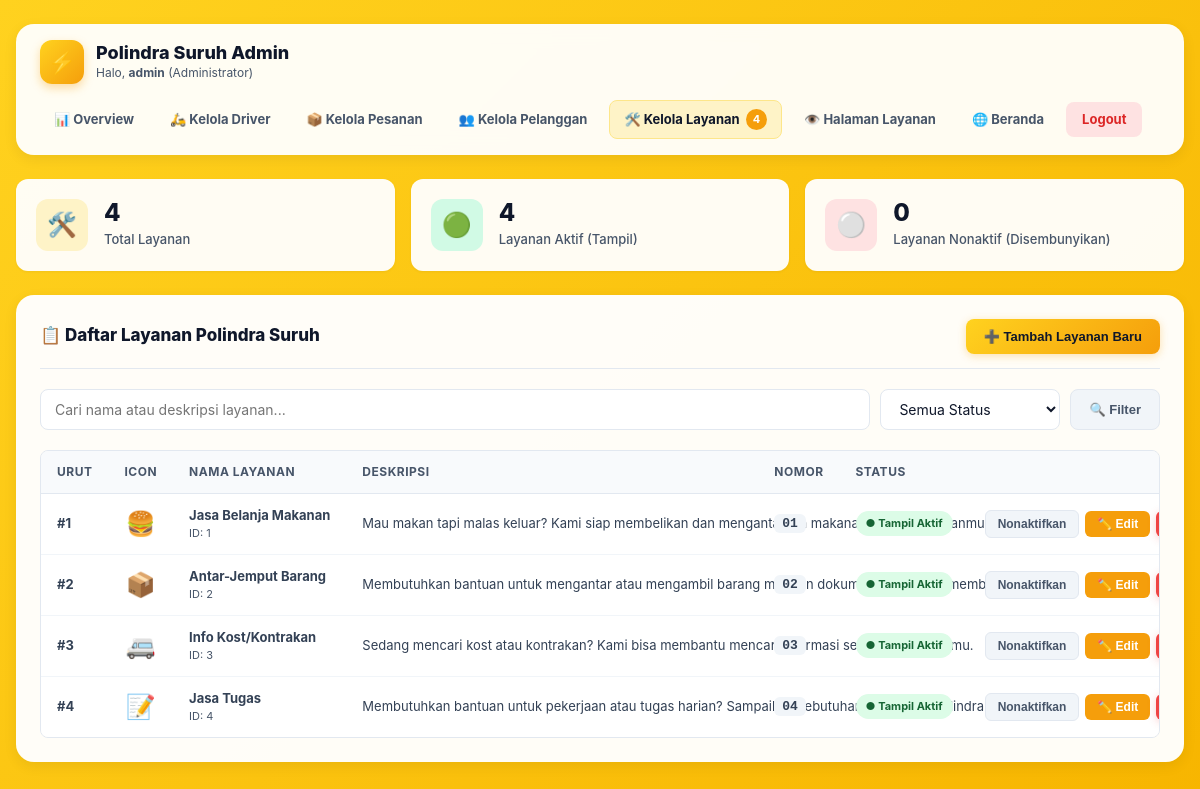
/admin/layanan.php (signed in), run on the app's committed database.
### tables this page shows
CREATE TABLE `layanan` (
  `id` int NOT NULL,
  `nama` varchar(150) NOT NULL,
  `deskripsi` text NOT NULL,
  `icon` varchar(50) DEFAULT '?',
  `nomor` varchar(10) DEFAULT '01',
  `urutan` int DEFAULT '0',
  `status_aktif` tinyint(1) DEFAULT '1',
  `created_at` timestamp NULL DEFAULT CURRENT_TIMESTAMP
);

### admin/layanan.php (the view, shortened to what this page needs)
<?php
require_once "../koneksi.php";
$search = trim($_GET["q"] ?? "");
$filterStatus = $_GET["status"] ?? "all";
$sql = "SELECT * FROM layanan WHERE 1=1";
$params = [];
$sql .= " ORDER BY urutan ASC, id ASC";
$stmt = $pdo->prepare($sql);
$stmt->execute($params);
$daftarLayanan = $stmt->fetchAll(PDO::FETCH_ASSOC);
$totalLayanan = (int) $pdo->query("SELECT COUNT(*) FROM layanan")->fetchColumn();
$layananAktif = (int) $pdo->query("SELECT COUNT(*) FROM layanan WHERE status_aktif = 1")->fetchColumn();
$layananNonaktif = (int) $pdo->query("SELECT COUNT(*) FROM layanan WHERE status_aktif = 0")->fetchColumn();
?>
<!DOCTYPE html>
<html lang="id">
<head>
    <link rel="stylesheet" href="../assets/css/dashboard.css">
</head>
<body>
<div class="dashboard-container">
    <?php include '../includes/admin_navbar.php'; ?>
    <div class="stats-grid">
        <div class="stat-card">
            <div class="stat-icon primary">🛠️</div>
            <div class="stat-info">
                <div class="stat-val"><?= $totalLayanan ?></div>
                <div class="stat-label">Total Layanan</div>
            </div>
        </div>
        <div class="stat-card">
            <div class="stat-icon success">🟢</div>
            <div class="stat-info">
                <div class="stat-val"><?= $layananAktif ?></div>
                <div class="stat-label">Layanan Aktif (Tampil)</div>
            </div>
        </div>
        <div class="stat-card">
            <div class="stat-icon danger">⚪</div>
            <div class="stat-info">
                <div class="stat-val"><?= $layananNonaktif ?></div>
                <div class="stat-label">Layanan Nonaktif (Disembunyikan)</div>
            </div>
        </div>
    </div>
    <div class="dash-card">
        <div class="dash-card-header">
            <h2 class="dash-card-title">📋 Daftar Layanan Polindra Suruh</h2>
            <div class="dash-card-actions">
                <button type="button" class="btn btn-primary" onclick="openModalTambah()">
                    ➕ Tambah Layanan Baru
                </button>
            </div>
        </div>
        <form method="GET" action="layanan.php" style="margin-bottom: 20px; display: flex; gap: 10px; flex-wrap: wrap;">
            <input
                type="text"
                name="q"
                class="form-control"
                placeholder="Cari nama atau deskripsi layanan..."
                value="<?= htmlspecialchars($search) ?>"
                style="flex: 1 1 240px;"
            >
            <select name="status" class="form-control" style="flex: 0 1 180px;">
                <option value="all" <?= $filterStatus === "all" ? "selected" : "" ?>>Semua Status</option>
            </select>
            <button type="submit" class="btn btn-secondary">🔍 Filter</button>
        </form>
        <?php if (empty($daftarLayanan)): ?>
            <p style="text-align: center; color: var(--dark-muted); padding: 30px;">Tidak ada data layanan yang ditemukan.</p>
        <?php else: ?>
            <div class="table-responsive">
                <table class="dash-table">
                    <thead>
                        <tr>
                            <th style="width: 60px;">Urut</th>
                            <th style="width: 60px;">Icon</th>
                            <th>Nama Layanan</th>
                            <th>Deskripsi</th>
                            <th style="width: 100px;">Nomor</th>
                            <th style="width: 120px;">Status</th>
                            <th style="width: 180px; text-align: right;">Aksi</th>
                        </tr>
                    </thead>
                    <tbody>
                        <?php foreach ($daftarLayanan as $layanan): ?>
                            <tr>
                                <td><strong>#<?= (int) $layanan["urutan"] ?></strong></td>
                                <td style="font-size: 24px; text-align: center;"><?= htmlspecialchars($layanan["icon"] ?: "📦") ?></td>
                                <td>
                                    <strong><?= htmlspecialchars($layanan["nama"]) ?></strong>
                                    <div style="font-size: 11px; color: var(--dark-muted);">ID: <?= (int) $layanan["id"] ?></div>
                                </td>
                                <td>
                                    <div style="font-size: 13px; color: #334155; max-width: 380px; line-height: 1.5;">
                                        <?= nl2br(htmlspecialchars($layanan["deskripsi"])) ?>
                                    </div>
                                </td>
                                <td>
                                    <span style="font-family: monospace; font-size: 13px; background: #f1f5f9; padding: 2px 8px; border-radius: 6px; font-weight: bold;">
                                        <?= htmlspecialchars($layanan["nomor"] ?: "-") ?>
                                    </span>
                                </td>
                                <td>
                                    <?php if ($layanan["status_aktif"] == 1): ?>
                                        <span class="status-pill aktif">● Tampil Aktif</span>
                                    <?php else: ?>
                                        <span class="status-pill nonaktif">○ Disembunyikan</span>
                                    <?php endif; ?>
                                </td>
                                <td style="text-align: right;">
                                    <div style="display: inline-flex; gap: 6px; align-items: center;">
                                        <form method="POST" action="layanan.php" style="display: inline;">
                                            <button
                                                type="submit"
                                                class="btn <?= $layanan["status_aktif"] == 1 ? 'btn-secondary' : 'btn-success' ?> btn-sm"
                                                title="<?= $layanan["status_aktif"] == 1 ? 'Sembunyikan Layanan' : 'Aktifkan Layanan' ?>"
                                            >
                                                <?= $layanan["status_aktif"] == 1 ? 'Nonaktifkan' : 'Aktifkan' ?>
                                            </button>
                                        </form>
                                        <button
                                            type="button"
                                            class="btn btn-warning btn-sm"
                                            onclick='openModalEdit(<?= json_encode($layanan, JSON_HEX_APOS | JSON_HEX_QUOT) ?>)'
                                            title="Edit Layanan"
                                        >
                                            ✏️ Edit
                                        </button>
                                        <form method="POST" action="layanan.php" onsubmit="return confirm('Apakah Anda yakin ingin menghapus layanan \'<?= htmlspecialchars(addslashes($layanan['nama'])) ?>\' ?');" style="display: inline;">
                                            <button type="submit" class="btn btn-danger btn-sm" title="Hapus Layanan">
                                            </button>
                                        </form>
                                    </div>
                                </td>
                            </tr>
                        <?php endforeach; ?>
                    </tbody>
                </table>
            </div>
        <?php endif; ?>
    </div>
</div>
</body>
</html>

### assets/css/dashboard.css (style rules this page uses)
:root { --primary: #f59e0b; --primary-dark: #d97706; --primary-light: #fef3c7; --primary-gradient: linear-gradient(135deg, #ffd21f 0%, #f59e0b 100%); --success: #10b981; --success-dark: #059669; --success-light: #d1fae5; --danger: #ef4444; --danger-dark: #dc2626; --danger-light: #fee2e2; --warning: #f59e0b; --warning-dark: #b45309; --warning-light: #fef3c7; --info: #3b82f6; --info-dark: #2563eb; --info-light: #dbeafe; --dark: #0f172a; --dark-muted: #475569; --gray-bg: #f8fafc; --card-bg: #ffffff; --border: #e2e8f0; --border-focus: #f59e0b; --radius-sm: 8px; --radius-md: 12px; --radius-lg: 18px; --radius-full: 9999px; --shadow-sm: 0 1px 3px rgba(0, 0, 0, 0.05); --shadow-md: 0 4px 14px rgba(0, 0, 0, 0.07); --shadow-lg: 0 10px 25px rgba(0, 0, 0, 0.1); }
* { box-sizing: border-box; margin: 0; padding: 0; }
body { font-family: -apple-system, BlinkMacSystemFont, "Segoe UI", Roboto, Helvetica, Arial, sans-serif; background: linear-gradient(135deg, #ffd21f 0%, #f7b500 100%); min-height: 100vh; color: var(--dark); padding: 24px 16px; line-height: 1.5; }
.dashboard-container { max-width: 1200px; margin: 0 auto; }
.stats-grid { display: grid; grid-template-columns: repeat(auto-fit, minmax(220px, 1fr)); gap: 16px; margin-bottom: 24px; }
.stat-card { background: rgba(255, 255, 255, 0.95); border-radius: var(--radius-md); padding: 20px; box-shadow: var(--shadow-sm); display: flex; align-items: center; gap: 16px; transition: transform 0.2s, box-shadow 0.2s; }
.stat-icon { width: 52px; height: 52px; border-radius: var(--radius-md); display: flex; align-items: center; justify-content: center; font-size: 24px; flex-shrink: 0; }
.stat-icon.primary { background: #fef3c7; color: #b45309; }
.stat-icon.success { background: #d1fae5; color: #047857; }
.stat-icon.danger { background: #fee2e2; color: #b91c1c; }
.stat-info .stat-val { font-size: 24px; font-weight: 800; color: var(--dark); line-height: 1.1; }
.stat-info .stat-label { font-size: 13px; color: var(--dark-muted); margin-top: 4px; font-weight: 500; }
.dash-card { background: rgba(255, 255, 255, 0.97); border-radius: var(--radius-lg); padding: 24px; margin-bottom: 24px; box-shadow: var(--shadow-md); }
.dash-card-header { display: flex; justify-content: space-between; align-items: center; flex-wrap: wrap; gap: 12px; margin-bottom: 20px; padding-bottom: 14px; border-bottom: 1px solid var(--border); }
.dash-card-title { font-size: 17px; font-weight: 800; color: var(--dark); display: flex; align-items: center; gap: 8px; }
.dash-card-actions { display: flex; align-items: center; gap: 10px; flex-wrap: wrap; }
.btn { display: inline-flex; align-items: center; justify-content: center; gap: 6px; padding: 10px 18px; border-radius: var(--radius-sm); font-size: 13px; font-weight: 700; cursor: pointer; border: none; text-decoration: none; transition: all 0.2s ease; }
.btn-primary { background: var(--primary-gradient); color: var(--dark); box-shadow: 0 2px 8px rgba(245, 158, 11, 0.3); }
.btn-danger { background: #ef4444; color: white; box-shadow: 0 2px 8px rgba(239, 68, 68, 0.25); }
.btn-warning { background: #f59e0b; color: white; }
.btn-secondary { background: #f1f5f9; color: var(--dark-muted); border: 1px solid var(--border); }
.btn-sm { padding: 6px 12px; font-size: 12px; border-radius: 6px; }
.table-responsive { width: 100%; overflow-x: auto; border-radius: var(--radius-sm); border: 1px solid var(--border); background: white; }
.dash-table { width: 100%; border-collapse: collapse; font-size: 13px; text-align: left; white-space: nowrap; }
.dash-table th { background: #f8fafc; color: #475569; font-weight: 700; padding: 12px 16px; border-bottom: 1px solid var(--border); font-size: 12px; text-transform: uppercase; letter-spacing: 0.5px; }
.dash-table td { padding: 12px 16px; border-bottom: 1px solid #f1f5f9; color: #334155; vertical-align: middle; }
.dash-table tr:last-child td { border-bottom: none; }
.status-pill { display: inline-flex; align-items: center; gap: 4px; padding: 4px 10px; border-radius: var(--radius-full); font-size: 11px; font-weight: 700; }
.status-pill.aktif { background: #dcfce7; color: #166534; }
.form-control { width: 100%; padding: 10px 14px; border: 1px solid var(--border); border-radius: var(--radius-sm); font-size: 14px; color: var(--dark); background: white; transition: border-color 0.2s, box-shadow 0.2s; font-family: inherit; }

### data on the page
layanan: urutan "1", icon "🍔", nama "Jasa Belanja Makanan", id "1", deskripsi "Mau makan tapi malas keluar? Kami siap membelikan dan mengantarkan makanan sesuai pesananmu.", nomor "01", status_aktif "● Tampil Aktif"
layanan: urutan "2", icon "📦", nama "Antar-Jemput Barang", id "2", deskripsi "Membutuhkan bantuan untuk mengantar atau mengambil barang maupun dokumen? Kami siap membantu.", nomor "02", status_aktif "● Tampil Aktif"
layanan: urutan "3", icon "🚐", nama "Info Kost/Kontrakan", id "3", deskripsi "Sedang mencari kost atau kontrakan? Kami bisa membantu mencari informasi sesuai kebutuhanmu.", nomor "03", status_aktif "● Tampil Aktif"
layanan: urutan "4", icon "📝", nama "Jasa Tugas", id "4", deskripsi "Membutuhkan bantuan untuk pekerjaan atau tugas harian? Sampaikan kebutuhanmu kepada Polindra Suruh.", nomor "04", status_aktif "● Tampil Aktif"

### other printed values
$_SESSION['nama'] "admin"
$_totalLayanan "4"
$totalLayanan "4"
$layananAktif "4"
$layananNonaktif "0"
